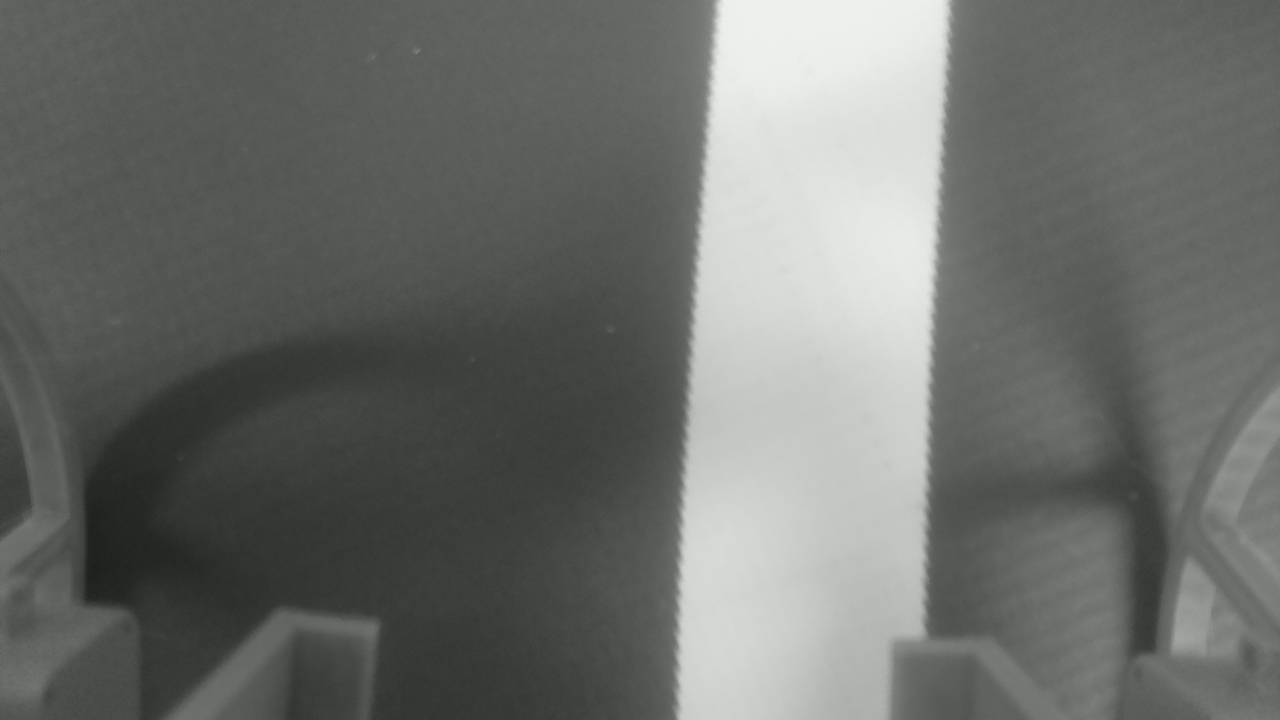
#> input picture HW11/test.jpg, 1280 x 720 px, found by its file name
$ python image_processing.py
#> lines starting #> are read from the running program, lines starting #| are printed output that depends on the picture; long printed decimals are rounded
from PIL import Image
import numpy as np
img_data = Image.open("C:/Users/59201/Desktop/NU/2024 Spring/ME433/ME433_2024SP_Homeworks/HW11/test.jpg")
#> img_data is the input picture: PIL image 1280x720 RGB; mean R, G, B 108.8, 110.8, 107.8
img_data = img_data.convert('RGB')


import matplotlib.pyplot as plt
width, height = img_data.size
#> width = 1280; height = 720
print(str(width)+" "+str(height))
#| 1280 720

index = []
sum = []
index_high = []

for i in range(width):
    r, g, b = img_data.getpixel((i, 45))
    index.append(i)

    sum.append(r+g+b)
#> this loop made 1280 passes
#> (r, g, b) on passes 1 to 3: (93, 95, 92), (94, 96, 93), (95, 97, 94)
#> after the loop, index = 1280 values from 0 to 1279; sum = 1280 values, max 715 at index 734, min 253 at index 251, mean 368.5

for i in range(width):
    if sum[i] >= (min(sum)+max(sum))/2:
        index_high.append(i)
#> after the loop, index_high = 237 values from 712 to 948

print((min(sum)+max(sum))/2)
#| 484.0

print(np.average(index_high))
#| 830.0
print(np.average(index_high)/width)
#| 0.6484

img_data.show()
plt.plot(index,sum,'k-')
plt.show()
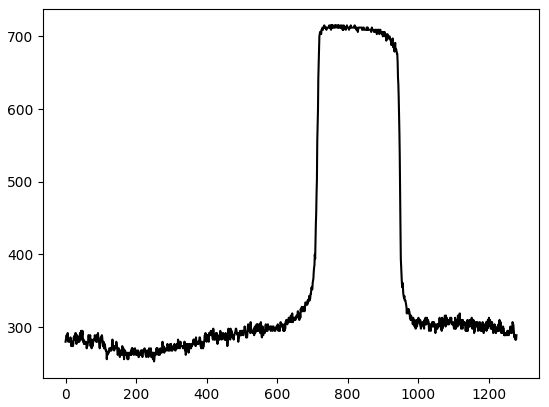
#> figure drawn by matplotlib, 1 panel; curve peaks at x = 734, y = 715
